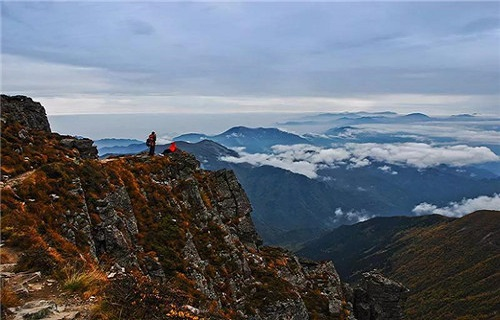
#> input picture 高斯滤波/pic.jpg, 500 x 320 px, found by its file name
$ python gaosilvbo.py
#> lines starting #> are read from the running program, lines starting #| are printed output that depends on the picture
import cv2

def GaussFilter(path='C:/Users/86182/Desktop/pic.jpg'):
#> called with path = 'C:/Users/86182/Desktop/pic.jpg'
    img = cv2.imread(path, cv2.IMREAD_GRAYSCALE)
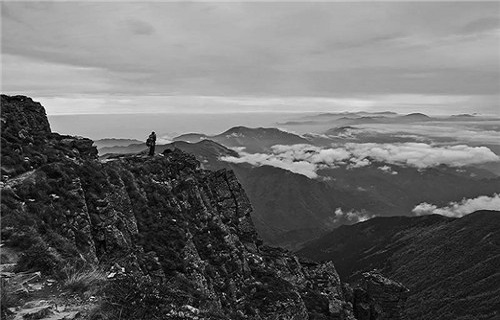
#> img: shape (320, 500); min 0, max 255, mean 105.9
    img = cv2.resize(img, (500,300))  #resize
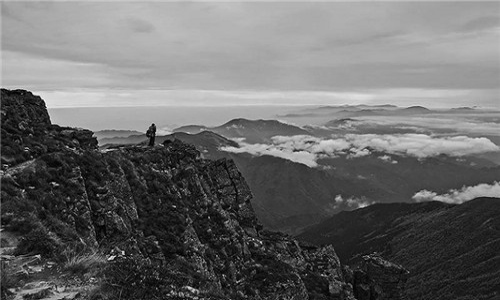
#> img: shape (300, 500); min 0, max 255, mean 105.8
    img_1 = cv2.GaussianBlur(img, (5,5), 0, 1.0)
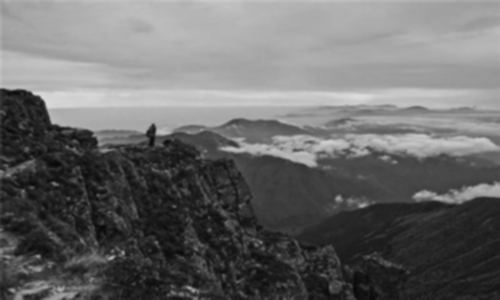
#> img_1: shape (300, 500); min 6, max 221, mean 105.8
    cv2.imshow('img',img)
    cv2.imshow('img_1',img_1)
    cv2.waitKey(0)
    cv2.destroyAllWindows()

if __name__ == '__main__':
    GaussFilter()
